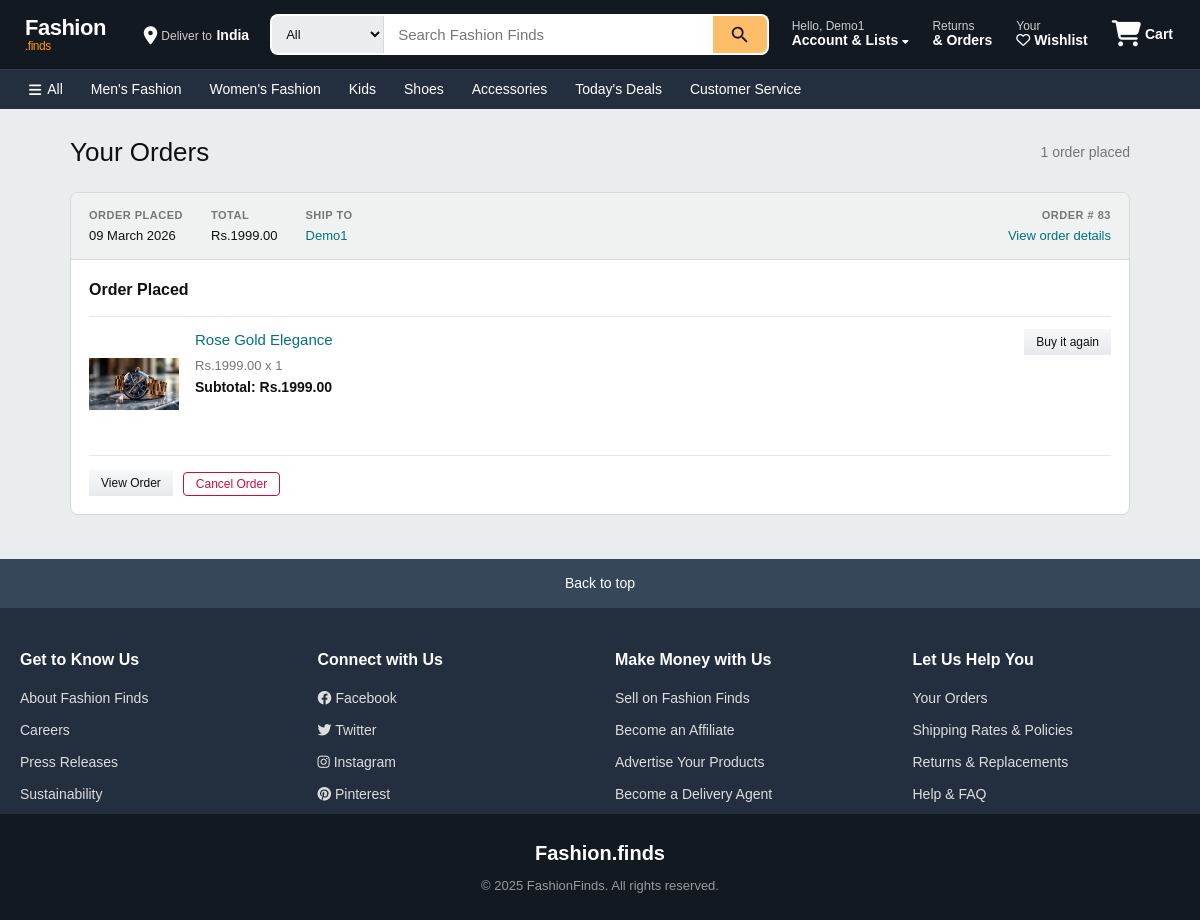
Before: /my_orders (signed in) with the older database file.
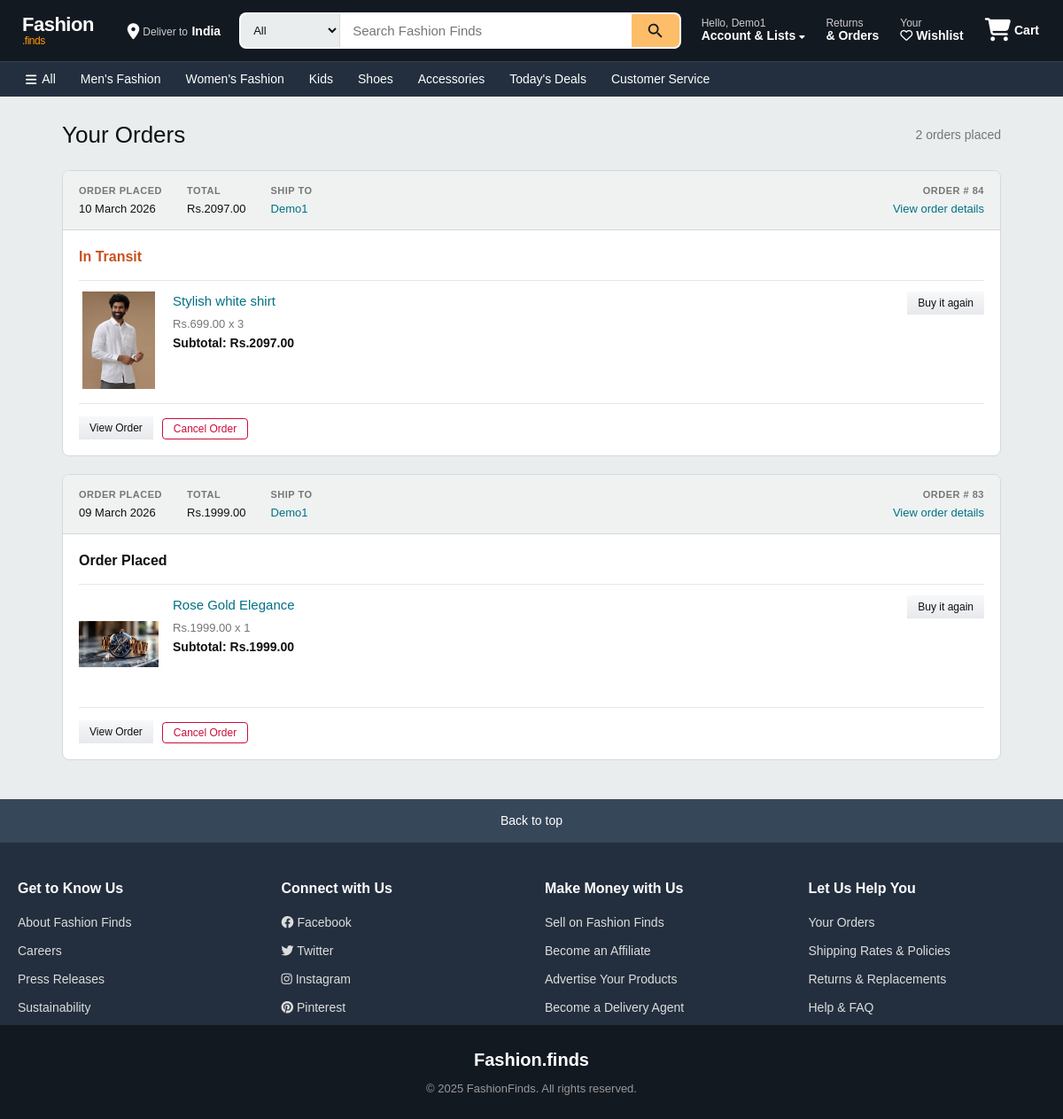
After: the same page with the newer database file.
### app/models.py (models this page shows, shortened)
class User(db.Model, UserMixin):
    __tablename__ = 'users'
    id = db.Column(db.Integer, primary_key=True)
    name = db.Column(db.String(100), nullable=False)
    phone = db.Column(db.String(15), nullable=False)
    email = db.Column(db.String(100), unique=True, nullable=False)
    password = db.Column(db.String(255), nullable=False)
    address = db.Column(db.Text, nullable=False)
    state = db.Column(db.String(50), nullable=False)
    city = db.Column(db.String(50), nullable=False)
    pincode = db.Column(db.String(10), nullable=False)
    reset_token = db.Column(db.String(255), nullable=True)
    reset_token_expiry = db.Column(db.DateTime, nullable=True)
    approved = db.Column(db.Boolean, default=False)
    role = db.Column(db.String(10), nullable=False)

class Order(db.Model):
    __tablename__ = 'orders'
    id = db.Column(db.Integer, primary_key=True)
    user_id = db.Column(db.Integer, db.ForeignKey('users.id'), nullable=False)
    total_price = db.Column(db.Float, nullable=False)
    status = db.Column(db.String(50), nullable=False, default="Pending")  # ('Pending', 'Shipped', 'Delivered', 'Cancelled')
    order_date = db.Column(db.DateTime, nullable=False, default=lambda: datetime.now(timezone.utc))
    delivery_date = db.Column(db.DateTime, nullable=True)
    order_items = db.relationship('OrderItem', backref='order', lazy=True, cascade="all, delete-orphan")
    delivery_person_id = db.Column(db.Integer, db.ForeignKey('users.id'), nullable=True)
    customer_name = db.Column(db.String(100), nullable=False)
    address_line_1 = db.Column(db.String(100), nullable=False)
    state = db.Column(db.String(100), nullable=False)
    city = db.Column(db.String(100), nullable=False)
    pincode = db.Column(db.String(20), nullable=False)
    mail = db.Column(db.String(50), nullable=False)

class Product(db.Model):
    __tablename__ = 'products'
    id = db.Column(db.Integer, primary_key=True)
    product_name = db.Column(db.String(100), nullable=False)
    product_picture = db.Column(db.String(1000), nullable=False)
    current_price = db.Column(db.Float, nullable=False)
    previous_price = db.Column(db.Float, nullable=False)
    description = db.Column(db.String(2000), nullable=True)
    color = db.Column(db.String(15))
    rating = db.Column(db.Integer, default=0)
    sale = db.Column(db.Boolean, default=False)
    discount = db.Column(db.Integer, nullable=True, default=0)
    category = db.Column(db.String(100), nullable=False)
    brand_id = db.Column(db.Integer, db.ForeignKey('brands.id'), nullable=True)
    count = db.Column(db.Integer, nullable=False, default=0)
    quantity_size = db.relationship('ProductSize', backref='product', lazy=True, cascade="all, delete-orphan")
    carts = db.relationship('Cart', backref='cart_product', lazy=True, cascade="all, delete-orphan")
    wishlists = db.relationship('Wishlist', backref='wishlist_product', lazy=True, cascade="all, delete-orphan")
    order_items = db.relationship('OrderItem', backref='product', lazy=True, cascade="all, delete-orphan")

class OrderItem(db.Model):
    __tablename__ = 'order_items'
    id = db.Column(db.Integer, primary_key=True)
    order_id = db.Column(db.Integer, db.ForeignKey('orders.id'), nullable=False)
    product_id = db.Column(db.Integer, db.ForeignKey('products.id'), nullable=False)
    quantity = db.Column(db.Integer, nullable=False, default=1)
    unit_price = db.Column(db.Float, nullable=False)  # Price at time of purchase
    subtotal = db.Column(db.Float, nullable=False)  # quantity * unit_price

### app/views.py (the view)
@views.route('/my_orders')
@login_required
def my_orders():
    orders = Order.query.filter_by(user_id=current_user.id).order_by(Order.order_date.desc()).all()
    orders_with_items = []
    for order in orders:
        order_items = OrderItem.query.filter_by(order_id=order.id).all()
        items_data = [{
            'name': item.product.product_name,
            'quantity': item.quantity,
            'unit_price': item.unit_price,
            'subtotal': item.subtotal,
            'image': item.product.product_picture,
            'product_id': item.product.id,
        } for item in order_items]
        orders_with_items.append({
            'id': order.id,
            'status': order.status,
            'total_price': order.total_price,
            'order_date': order.order_date,
            'delivery_date': order.delivery_date,
            'customer_name': order.customer_name,
            'order_items': items_data
        })
    return render_template('my_orders.html', orders=orders_with_items)

### app/templates/my_orders.html (shortened to what this page needs)
{% extends 'base.html' %}
{% block content %}
<div class="orders-page">
    <div class="orders-header">
        <h1>Your Orders</h1>
        <p class="orders-subtitle">{{ orders|length }} order{{ 's' if orders|length != 1 else '' }} placed</p>
    </div>
    {% if orders %}
        {% for order in orders %}
        <div class="order-card">
            <div class="order-card-header">
                <div class="order-header-col">
                    <span class="order-header-label">ORDER PLACED</span>
                    <span class="order-header-value">{{ order.order_date.strftime('%d %B %Y') }}</span>
                </div>
                <div class="order-header-col">
                    <span class="order-header-label">TOTAL</span>
                    <span class="order-header-value">Rs.{{ "%.2f"|format(order.total_price) }}</span>
                </div>
                <div class="order-header-col">
                    <span class="order-header-label">SHIP TO</span>
                    <span class="order-header-value order-header-name">{{ order.customer_name }}</span>
                </div>
                <div class="order-header-col order-header-right">
                    <span class="order-header-label">ORDER # {{ order.id }}</span>
                    <a href="{{ url_for('views.view_order_items', order_id=order.id) }}" class="order-details-link">View order details</a>
                </div>
            </div>
            <div class="order-card-body">
                <div class="order-status-row">
                    <span class="order-status
                        {% if order.status == 'Delivered' %} status-delivered
                        {% elif order.status == 'Cancelled' %} status-cancelled
                        {% elif order.status == 'In Transit' %} status-transit
                        {% else %} status-pending
                        {% endif %}">
                        {% if order.status == 'Delivered' %}
                            Delivered {{ order.delivery_date.strftime('%d %B %Y') if order.delivery_date else '' }}
                        {% elif order.status == 'In Transit' %}
                            In Transit
                        {% elif order.status == 'Cancelled' %}
                            Cancelled
                        {% else %}
                            Order Placed
                        {% endif %}
                    </span>
                </div>
                {% for item in order.order_items %}
                <div class="order-item-row">
                    <div class="order-item-image">
                        <a href="{{ url_for('views.product_info', product_id=item.product_id) }}">
                            <img src="{{ url_for('views.get_image', filename=item.image) }}" alt="{{ item.name }}" onerror="this.src='https://via.placeholder.com/100x120?text=No+Image'">
                        </a>
                    </div>
                    <div class="order-item-info">
                        <a href="{{ url_for('views.product_info', product_id=item.product_id) }}" class="order-item-name">{{ item.name }}</a>
                        <div class="order-item-price">Rs.{{ "%.2f"|format(item.unit_price) }} x {{ item.quantity }}</div>
                        <div class="order-item-subtotal">Subtotal: Rs.{{ "%.2f"|format(item.subtotal) }}</div>
                    </div>
                    <div class="order-item-actions">
                        <a href="{{ url_for('views.product_info', product_id=item.product_id) }}" class="btn-amazon-secondary btn-sm">Buy it again</a>
                    </div>
                </div>
                {% endfor %}
                <div class="order-card-footer">
                    <a href="{{ url_for('views.view_order_items', order_id=order.id) }}" class="btn-amazon-secondary btn-sm">View Order</a>
                    {% if order.status == 'In Transit' or order.status == 'Pending' %}
                    <form action="{{ url_for('views.cancel_order', order_id=order.id) }}" method="POST" class="order-cancel-form">
                        <button type="submit" class="btn-cancel btn-sm" onclick="return confirm('Are you sure you want to cancel this order?')">Cancel Order</button>
                    </form>
                    {% endif %}
                </div>
            </div>
        </div>
        {% endfor %}
    {% endif %}
</div>
{% endblock %}

### app/templates/base.html (shortened to what this page needs)
<!DOCTYPE html>
<html lang="en">
<head>
    <link rel="stylesheet" href="https://cdnjs.cloudflare.com/ajax/libs/font-awesome/6.4.0/css/all.min.css">
    <link rel="stylesheet" href="{{url_for('static',filename='css/style.css')}}">
</head>
<body>
    {% include 'navbar.html' %}
    <main>
        {% block content %}
        {% endblock %}
    </main>
    {% include 'footer.html' %}
</body>
</html>

### app/templates/navbar.html (shortened to what this page needs)
<div class="nav-container">
    <div class="navbar-top">
        <div class="logo">
            <a href="/">Fashion<span class="logo-accent">.finds</span></a>
        </div>
        <div class="deliver-to">
            <i class="fas fa-location-dot"></i>
            <div>
                <span class="deliver-label">Deliver to</span>
                <span class="deliver-value">India</span>
            </div>
        </div>
        <div class="nav-search">
            <form action="{{ url_for('views.search') }}" method="GET" class="search-bar">
                <select name="category" class="search-category">
                    <option value="">All</option>
                </select>
                <input type="text" name="query" class="search-input"
                       placeholder="Search Fashion Finds" required>
                <button type="submit" class="search-button">
                </button>
            </form>
        </div>
        <div class="nav-actions">
            <div class="dropdown">
                <a href="{{ url_for('auth.account') }}" class="nav-action-item">
                    <span class="nav-action-label">Hello, {% if current_user.is_authenticated %}{{ current_user.name }}{% else %}sign in{% endif %}</span>
                    <span class="nav-action-value">Account & Lists <i class="fas fa-caret-down" style="font-size:10px"></i></span>
                </a>
            </div>
            <a href="{{ url_for('views.my_orders') }}" class="nav-action-item">
                <span class="nav-action-label">Returns</span>
                <span class="nav-action-value">& Orders</span>
            </a>
            <a href="/wishlist" class="nav-action-item">
                <span class="nav-action-label">Your</span>
                <span class="nav-action-value"><i class="far fa-heart"></i> Wishlist</span>
            </a>
            <a href="/cart" class="nav-cart">
                <span class="cart-icon-wrap">
                    <i class="fas fa-shopping-cart"></i>
                </span>
                <span class="cart-label">Cart</span>
            </a>
        </div>
    </div>
    <div class="navbar-bottom">
        <div class="navbar-bottom-inner">
            <a href="/" class="nav-cat-link"><i class="fas fa-bars"></i> All</a>
            <a href="{{ url_for('views.products_by_category', category_name='Men') }}" class="nav-cat-link">Men's Fashion</a>
            <a href="{{ url_for('views.products_by_category', category_name='Women') }}" class="nav-cat-link">Women's Fashion</a>
            <a href="{{ url_for('views.products_by_category', category_name='Kids') }}" class="nav-cat-link">Kids</a>
            <a href="{{ url_for('views.products_by_category', category_name='Shoes') }}" class="nav-cat-link">Shoes</a>
            <a href="{{ url_for('views.products_by_category', category_name='Accessories') }}" class="nav-cat-link">Accessories</a>
            <a href="{{ url_for('views.search') }}?query=sale" class="nav-cat-link">Today's Deals</a>
            <a href="{{ url_for('views.contact') }}" class="nav-cat-link">Customer Service</a>
        </div>
    </div>
</div>

### app/templates/footer.html (shortened to what this page needs)
<div class="back-to-top" onclick="window.scrollTo({top:0,behavior:'smooth'})">
    Back to top
</div>
<footer class="site-footer">
    <div class="footer-container">
        <div class="footer-section">
            <h4>Get to Know Us</h4>
            <ul class="footer-links">
                <li><a href="#">About Fashion Finds</a></li>
                <li><a href="#">Careers</a></li>
                <li><a href="#">Press Releases</a></li>
                <li><a href="#">Sustainability</a></li>
            </ul>
        </div>
        <div class="footer-section">
            <h4>Connect with Us</h4>
            <ul class="footer-links">
                <li><a href="#"><i class="fab fa-facebook"></i> Facebook</a></li>
                <li><a href="#"><i class="fab fa-twitter"></i> Twitter</a></li>
                <li><a href="#"><i class="fab fa-instagram"></i> Instagram</a></li>
                <li><a href="#"><i class="fab fa-pinterest"></i> Pinterest</a></li>
            </ul>
        </div>
        <div class="footer-section">
            <h4>Make Money with Us</h4>
            <ul class="footer-links">
                <li><a href="#">Sell on Fashion Finds</a></li>
                <li><a href="#">Become an Affiliate</a></li>
                <li><a href="#">Advertise Your Products</a></li>
                <li><a href="{{ url_for('delivery.delivery_application') }}">Become a Delivery Agent</a></li>
            </ul>
        </div>
        <div class="footer-section">
            <h4>Let Us Help You</h4>
            <ul class="footer-links">
                <li><a href="{{ url_for('views.my_orders') }}">Your Orders</a></li>
                <li><a href="{{ url_for('views.shipping_policy') }}">Shipping Rates & Policies</a></li>
                <li><a href="{{ url_for('views.returns_exchanges') }}">Returns & Replacements</a></li>
                <li><a href="/faqs">Help & FAQ</a></li>
            </ul>
        </div>
    </div>
    <div class="footer-bottom">
        <div class="footer-bottom-inner">
            <div class="footer-logo">Fashion<span class="logo-accent">.finds</span></div>
            <p>&copy; 2025 FashionFinds. All rights reserved.</p>
        </div>
    </div>
</footer>

Changed rows visible on the page:
added Order: order_date "10 March 2026", total_price "2097.00", customer_name "Demo1", id "84", status "In Transit", product_picture (picture), quantity "3"
now on this page (row unchanged): Product: name "Stylish white shirt"
added OrderItem: unit_price "699.00", subtotal "2097.00"
Other visible differences:
{{ orders|length }}: "1" → "2"
{{ 's' if orders|length != 1 else '' }}: (not shown) → "s"
